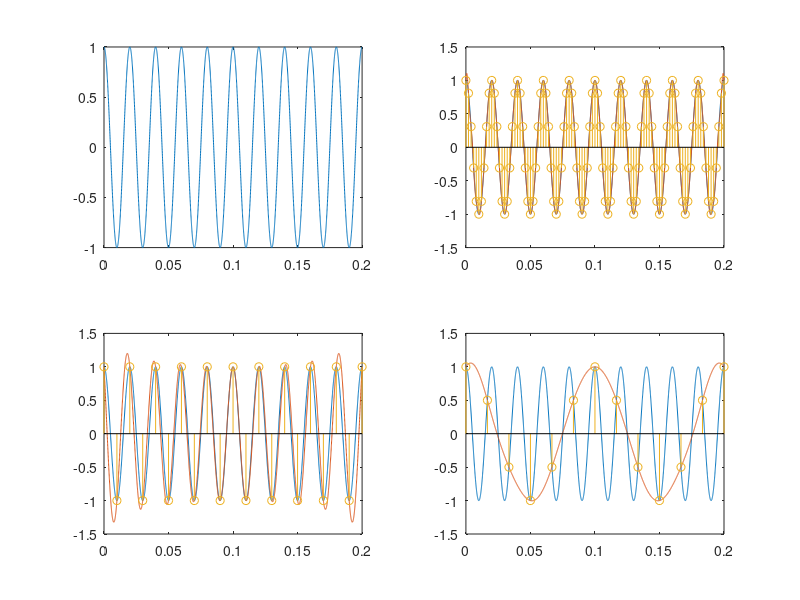

MATLAB code for this plot:
% Rows of results: [sampling frequency, apparent frequency, MSE].
fm = 50;
t = 0:1/20000:0.2;
x = cos(2*pi*fm*t);
fs = [500 100 60];
mid = t>=0.05 & t<=0.15;
figure;
subplot(2,2,1); plot(t,x);
for i = 1:3
    Ts = 1/fs(i);
    n = 0:floor(0.2/Ts);
    xs = cos(2*pi*fm*n*Ts);
    xr = xs*sinc((t-n'*Ts)/Ts);
    results(i,:) = [fs(i), abs(fm-round(fm/fs(i))*fs(i)), mean((x(mid)-xr(mid)).^2)];
    subplot(2,2,i+1); plot(t,x,t,xr); hold on;
    stem(n*Ts,xs); hold off;
end
results
